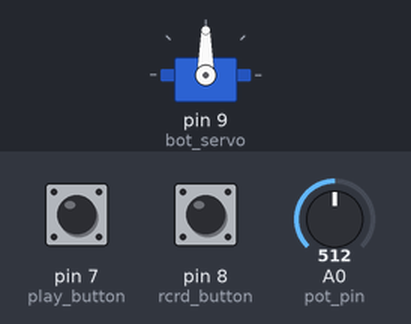
A sketch run on a simulated Arduino Uno, built with avr-gcc and run on an emulated ATmega328P. On the bench: servo. The inputs (shaded band) are chosen by the test bench; at power-on: pin 8 (rcrd_button) LOW, pin 7 (play_button) LOW, A0 (pot_pin) = 512. What the sketch prints to the serial monitor is not drawn.

Above: at 1.2 s.
1.3 s: pin 8 (rcrd_button) pulled HIGH for 0.15 s
2.9 s: pin 7 (play_button) pulled HIGH for 0.15 s
Timing chart, 0 to 5.9 s (numbered marks = the images above; inputs shaded):
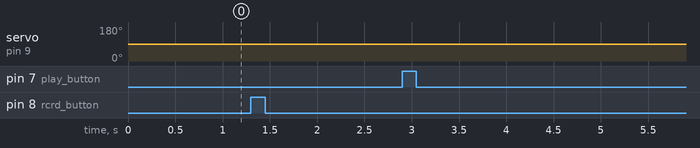

The sketch:

Servo_switchmem_1.ino
```cpp
//Switch based Servo(1) Memory
#include<Servo.h>
int i=0,t=0;
const int rcrd_button = 8;
const int play_button = 7;
int rcrd_but_state = 0;
//int rcrd_lastbut_state = 0;
int play_but_state = 0;
int lastbut_state = 0;
int rcrd_led_pin = 6;
int play_led_pin = 5;
const int pot_pin = A0;
int val = 0;
int angle = 0;
int storage[200];
Servo bot_servo;

void setup()
{
 pinMode(rcrd_button,INPUT);
 pinMode(play_button,INPUT);
bot_servo.attach(9);
 Serial.begin(9600);

}

void loop()
{
 delay(50);
 rcrd_but_state = digitalRead(rcrd_button);
  Serial.println(rcrd_but_state);
 if(rcrd_but_state==1 && lastbut_state==0)
  {while(rcrd_but_state==1 )
   { digitalWrite(rcrd_led_pin,HIGH);
    record();
    rcrd_but_state = digitalRead(rcrd_button);
   delay(80);
   }
  lastbut_state = 1 ;
  t = i;
  i = 0;
  }
 digitalWrite(rcrd_led_pin,LOW);

 delay(50);
 play_but_state = digitalRead(play_button);
// Serial.println(button_state);
 if(play_but_state==1 )
  { while(play_but_state==1 )
    { digitalWrite(play_led_pin,HIGH);
       play();
     play_but_state = digitalRead(play_button);
     rcrd_but_state = digitalRead(rcrd_button);
    }
  lastbut_state = 0;
  i=0;
  t=0;
  }
 digitalWrite(play_led_pin,LOW);

}

void record()
{
   val = analogRead(pot_pin);
   angle = map(val,0,1023,0,179);
   bot_servo.write(angle);
   storage[i] = angle ;
   delay(25);
   i++;

}

void play()
{
 //Serial.println("Playing");
 if(i<t)
  {
   Serial.println("Playing");
   Serial.print("Storage_");
   Serial.print(i);
   Serial.print(": ");
   Serial.println(storage[i]);
   bot_servo.write(storage[i]);
   delay(25);
   i++;
  Serial.print("i :");
  Serial.println(i);
  }

 if(i==t)
    {i= 0;}
 delay(25);
}
```

Measured:
- after the input at 1.3 s, servo on pin 9 (bot_servo): 90° → 89° after 0.05 s
- after the input at 2.9 s, every drawn part: stays the same
